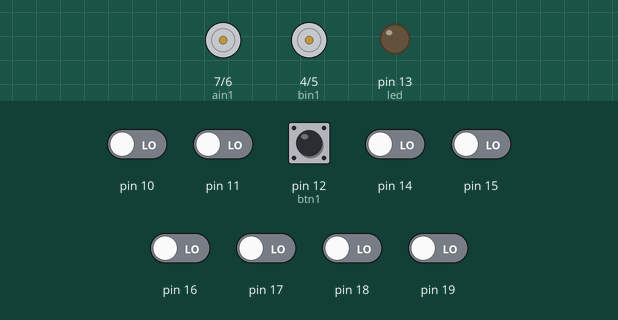
Simulated run of this sketch. Board: Arduino Uno, built with avr-gcc and run on an emulated ATmega328P. Shown: motor-driver pin pairs drawn as motors (green arrow = first pin HIGH = forward, orange = second pin HIGH = backward, longer = more drive, scaled by the enable pin), output pins drawn as LEDs (lit = HIGH). The inputs (shaded band) are chosen by the test bench; at power-on: pin 10, pin 11, pin 12 (btn1), pin 14–19 LOW.

Above: at 7.7 s.
7.8 s: pin 12 (btn1) pulled HIGH for 0.15 s
At 8.04 s:
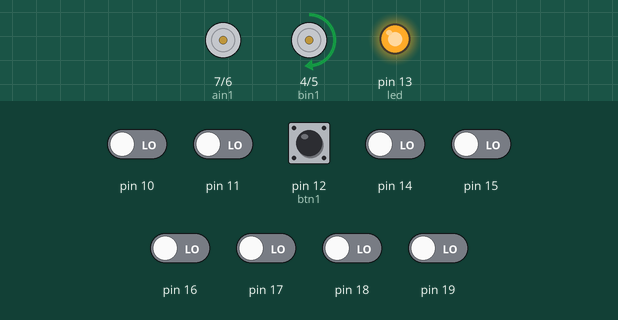
10.8 s: pin 10 driven HIGH
At 12.2 s:
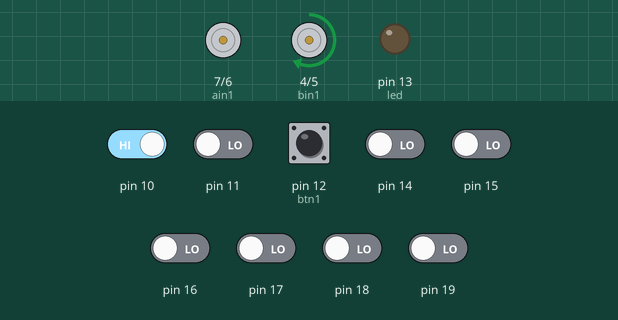
12.5 s: pin 11 driven HIGH
At 12.8 s:
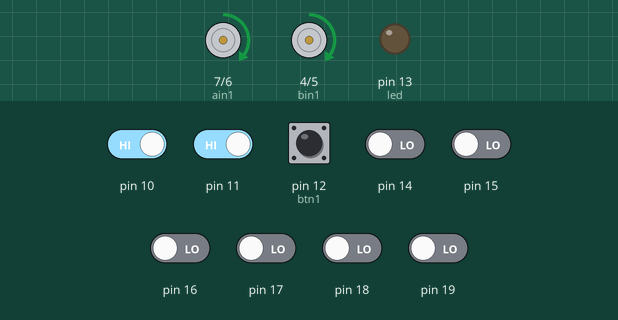
14.0 s: pin 15 driven HIGH
At 15.1 s:
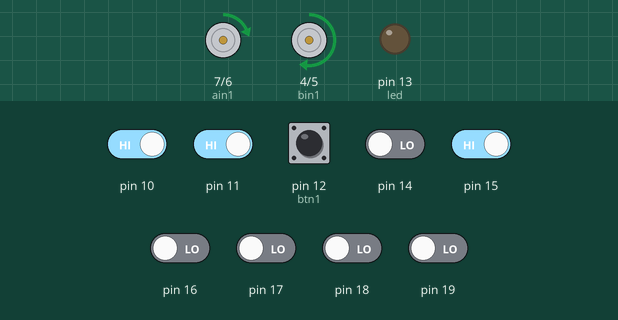
15.5 s: pin 17 driven HIGH
At 16.3 s:
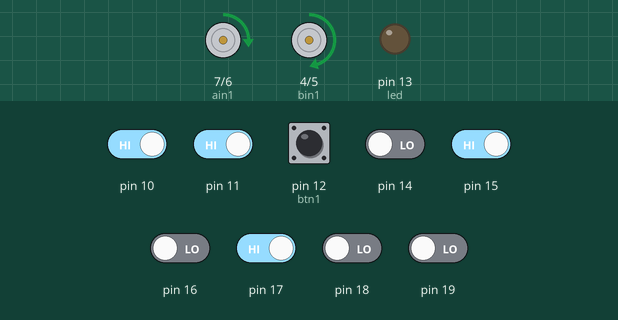
17.0 s: pin 19 driven HIGH
At 18.4 s:
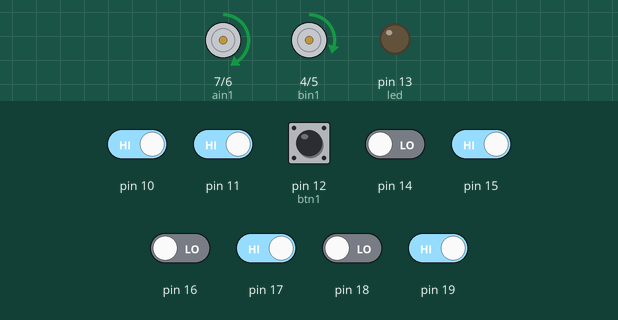
Timing chart, 0 to 19.5 s (numbered marks = the images above; inputs shaded):
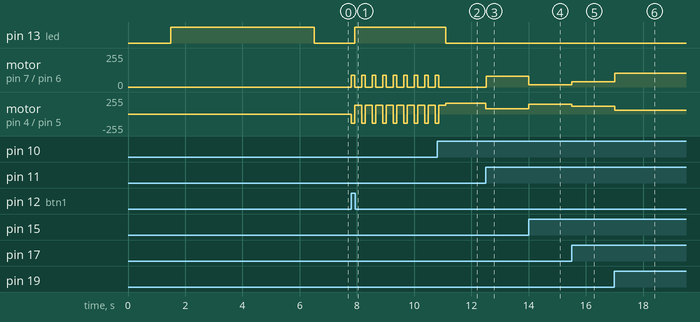

The sketch:

5_estabilizado_en_caso_de_linea_secmentada_casos_con_positoi.ino
```cpp
////////////////////////////
////////velocista////////////
//////////////////////////
#include <QTRSensors.h>

//DECLARACION DE ENTRADAS///////////////
//BOTONES

const int btn1=12; /////pulsador de inicio
///const int btn2=4;
const int led=13; ///led de calibracion
                  ///se apaga cuando termina la calaibracion

int cruzero = 80;   //// velocidad maxima en linea recta del robot

////motor izquierda
int pwma=9;
int ain2=6;
int ain1=7;

/////motor derecha
int pwmb=3;
int bin2=5;
int bin1=4;

int P=0;
int I=0;
int D=0;
int LAST=0;
float vel;

#define NUM_SENSORS   8     // numero de sensorea
#define TIMEOUT       2500  // 2500 tiempo de encendido y apagado de los sensores//para calibrar
#define EMITTER_PIN   8     // emicion de la señal al pin LEDON del QTR

//numeracion de los pines a usar del sensor QTR(1-8)y uso de las variables de calibración
QTRSensorsRC qtrrc((unsigned char[]) {19, 18, 11, 17, 16, 10, 15, 14},
  NUM_SENSORS, TIMEOUT, EMITTER_PIN);
unsigned int sensorValues[NUM_SENSORS];

unsigned int position=0;

void setup()
{

  pinMode(btn1, INPUT);

  pinMode(pwma,OUTPUT);
  pinMode(ain1,OUTPUT);
  pinMode(ain2,OUTPUT);
  pinMode(pwmb,OUTPUT);
  pinMode(bin1,OUTPUT);
  pinMode(bin2,OUTPUT);

  pinMode(led,OUTPUT);
  // comienzo de la calibración de los sensores QTR
  Serial.begin(9600); // set the data rate in bits per second for serial data transmission
  delay(1500);
  digitalWrite(led, HIGH);
   for (int j = 0; j < 200; j++)
 {

  qtrrc.calibrate();

 }
 // se termina de calibrar
  digitalWrite(led, LOW);

 digitalWrite(ain1,HIGH);
 digitalWrite(ain2,LOW);

 digitalWrite(bin1,HIGH);
 digitalWrite(bin2,LOW);

 analogWrite(pwma,0);
 analogWrite(pwmb,0);
}


void loop()
{

  if (digitalRead(btn1)==1){

for(;;){ ///OJO este es un bucle infinito parecido al while true

  qtrrc.read(sensorValues);

     position = qtrrc.readLine(sensorValues, QTR_EMITTERS_ON, 0);///0 para pista blanca con linea negra
                                                                 ///1 para pista negra en linea blanca

 P = ((position)-(3500)); /// ERROR

 ///D = (P - LAST); ///ERROR MENOS EL ERRROR ANTERIOR
 ///I = (P + LAST); ///


/////////////////////////

 D= (P - LAST); /// ERROR MENOS EL ERROR ANTERIOR , DERIVATIVO
   I=(P+ LAST); //INTEGRAL


//vel=(P*0.025)+(D*0.095)+(I*0); // PID

vel=(P*0.055)+(D*0.01)+(I*0.01065);// para velocidad 120//////estaba en 0.0925

//vel=(P*0.0428)+(D*0.085)+(I*0); //para velocidad 80 kd=0.06

///CRUZERO =VELOCIDAD PUNTA , V

    if(vel >cruzero) vel=cruzero;
    if(vel<-cruzero) vel=-cruzero;

  analogWrite(pwma,cruzero-vel); // VELOCIDAD PARA EL MOTOR DERECHO
  analogWrite(pwmb,cruzero+vel); //  VELOCIDAD PARA EL MOTOR IZQUIERDO

 digitalWrite(ain1,HIGH);   ///FRENTE
 digitalWrite(ain2,LOW);
 digitalWrite(bin1,HIGH);  ///FRENTE
 digitalWrite(bin2,LOW);

LAST=P;

if(position<=0)
{
  //gira a la derecha
 analogWrite(pwma,90); // VELOCIDAD PARA EL MOTOR IZQUIERDO
  analogWrite(pwmb,135); //  VELOCIDAD PARA EL MOTOR DERECHO
 digitalWrite(ain1,HIGH);   ///FRENTE
 digitalWrite(ain2,LOW);
 digitalWrite(bin1,LOW);  ///RETROCEDE
 digitalWrite(bin2,HIGH);
 delay(120);
 digitalWrite(13,HIGH);
}

if (position>=7000)
{
  //gira a la izquierda
 analogWrite(pwma,135); // VELOCIDAD PARA EL MOTOR IZQUIERDO
 analogWrite(pwmb,90); //  VELOCIDAD PARA EL MOTOR DERECHO
 digitalWrite(ain1,LOW);   ///RETROCEDE
 digitalWrite(ain2,HIGH);
 digitalWrite(bin1,HIGH);  ///FRENTE
 digitalWrite(bin2,LOW);
 delay(120);
 digitalWrite(13,HIGH);
}
 if((sensorValues[0,1,2,3,4,5,6,7]<=96)&&(position==0)||(position==7000))
{
 digitalWrite(ain1,LOW);   ///FRENTE
 digitalWrite(ain2,LOW);
 digitalWrite(bin1,HIGH);  ///FRENTE
 digitalWrite(bin2,LOW);
 analogWrite(pwma,80); // VELOCIDAD PARA EL MOTOR DERECHO
 analogWrite(pwmb,130); //  VELOCIDAD PARA EL MOTOR IZQUIERDO
 delay(240);
 digitalWrite(13,HIGH);
}
else
{
 digitalWrite(13,LOW);
}
}////BUCLE INFINITO
}///PRESIONO BOTON
}///FIN DEL LOOP
```

Measured:
- after the input at 7.8 s, pin 13 (led): LOW → HIGH after 0.13 s; motor on pin 7 (ain1) / pin 6 (ain2): alternates forward 90/255 for 0.12 s and stopped for 0.25 s, starting at once; motor on pin 4 (bin1) / pin 5 (bin2): alternates backward 135/255 for 0.12 s and forward 130/255 for 0.25 s, starting at once
- after the input at 10.8 s, pin 13 (led): HIGH → LOW after 0.30 s; motor on pin 7 (ain1) / pin 6 (ain2): goes on until 10.9 s, then stays stopped
- after the input at 12.5 s, motor on pin 7 (ain1) / pin 6 (ain2): stopped → forward 80/255 at once; motor on pin 4 (bin1) / pin 5 (bin2): forward 160/255 → forward 80/255 at once
- after the input at 14.0 s, motor on pin 7 (ain1) / pin 6 (ain2): forward 80/255 → forward 16/255 at once; motor on pin 4 (bin1) / pin 5 (bin2): forward 80/255 → forward 143/255 at once
- after the input at 15.5 s, motor on pin 7 (ain1) / pin 6 (ain2): forward 16/255 → forward 41/255 at once; motor on pin 4 (bin1) / pin 5 (bin2): forward 143/255 → forward 118/255 at once
- after the input at 17.0 s, motor on pin 7 (ain1) / pin 6 (ain2): forward 41/255 → forward 102/255 at once; motor on pin 4 (bin1) / pin 5 (bin2): forward 118/255 → forward 57/255 at once
